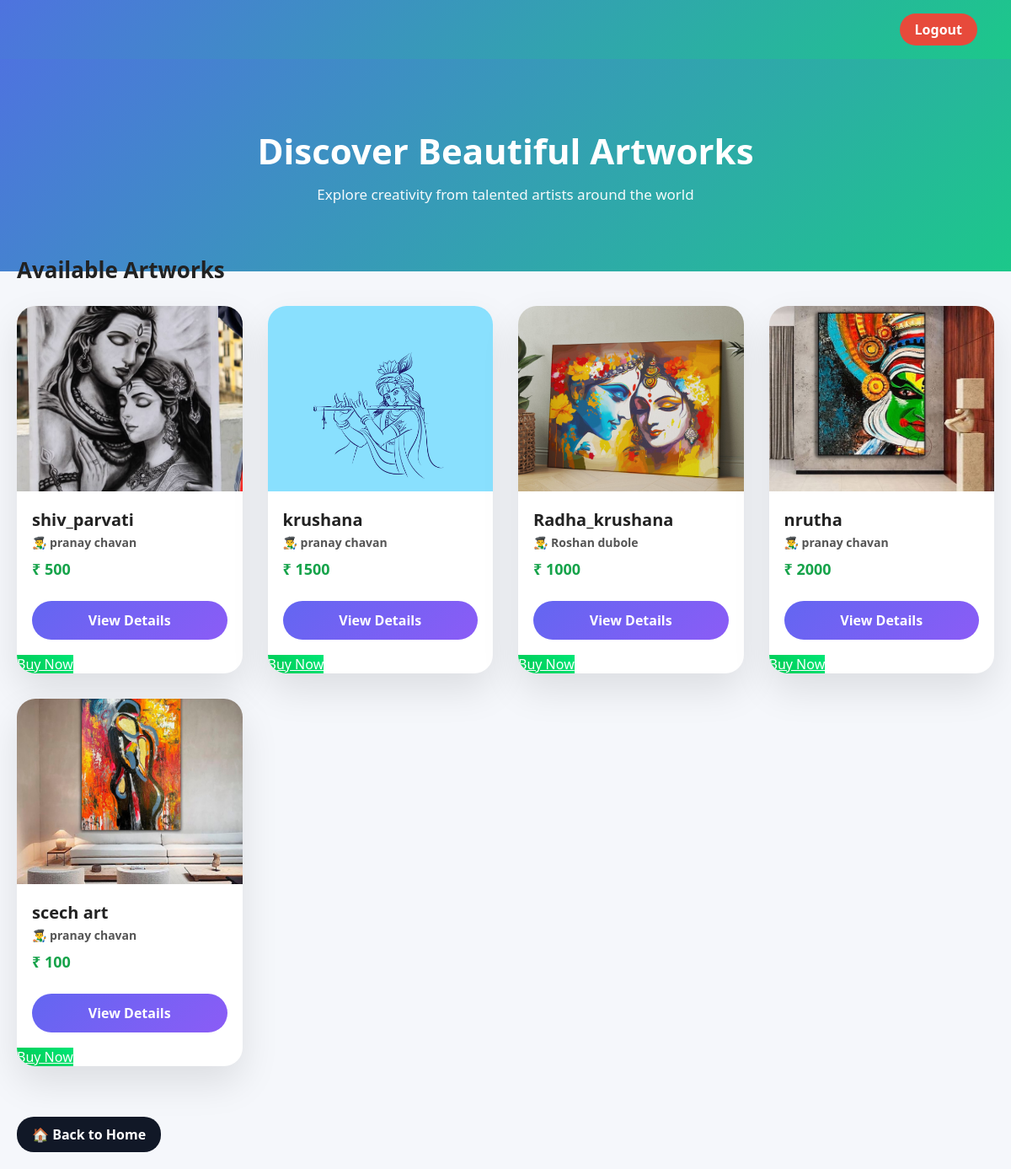
The app's page /customer (signed in) with its own data.
### tables this page shows
CREATE TABLE artworks (
                id INTEGER PRIMARY KEY AUTOINCREMENT,
                title TEXT,
                artist_id INTEGER,
                price INTEGER,
                description TEXT,
                image TEXT
            );

CREATE TABLE artists (
                id INTEGER PRIMARY KEY AUTOINCREMENT,
                name TEXT,
                bio TEXT,
                mobile TEXT,
                email TEXT,
                photo TEXT
            );

### app.py (the view)
@app.route("/customer")
def customer():
    if session.get("role") != "customer":
        return redirect(url_for("login"))
    with get_db_connection() as db:
        artworks = db.execute("""
            SELECT artworks.*, artists.name
            FROM artworks
            JOIN artists ON artworks.artist_id = artists.id
        """).fetchall()
    return render_template("customer.html", artworks=artworks)

### database.py (called while the page is built)
def get_db_connection():
    conn = sqlite3.connect(DB_NAME)
    conn.row_factory = sqlite3.Row
    return conn

### templates/customer.html (shortened to what this page needs)
<!DOCTYPE html>
<html lang="en">
<head>
    <link rel="stylesheet" href="{{ url_for('static', filename='customer.css') }}">
</head>
<body>
<div class="navbar">
    <a href="{{ url_for('logout') }}" class="btn danger logout-btn">Logout</a>
</div>
<div class="hero">
    <h1>Discover Beautiful Artworks</h1>
    <p>Explore creativity from talented artists around the world</p>
</div>
<div class="container">
    <h2 class="section-title">Available Artworks</h2>
    <div class="gallery-grid">
        {% for art in artworks %}
        <div class="art-card">
            <img src="{{ url_for('static', filename='uploads/' ~ art.image) }}"
                 alt="Artwork Image"
                 class="art-image">
            <h3 class="art-title">{{ art.title }}</h3>
            <p class="artist">👨‍🎨 <b>{{ art.name }}</b></p>
            <p class="price">₹ {{ art.price }}</p>
            <p class="desc">{{ art.description }}</p>
            <a href="{{ url_for('artwork_details', art_id=art.id) }}"
               class="btn view-btn">
               View Details
            </a>
<a href="{{ url_for('payment', art_id=art.id) }}"
   class="btn buy-btn">
   Buy Now
</a>
        </div>
        {% endfor %}
    </div>
</div>
<a href="{{ url_for('home') }}" class="btn-home">🏠 Back to Home</a>
</body>
</html>

### static/customer.css (style rules this page uses)
* { margin: 0; padding: 0; box-sizing: border-box; font-family: "Segoe UI", sans-serif; }
body { background: #f5f7fb; color: #222; }
.navbar { background: linear-gradient(135deg, #4e73df, #1cc88a); padding: 16px 40px; display: flex; justify-content: flex-end; }
.logout-btn { background: #e74a3b; color: white; padding: 8px 18px; border-radius: 20px; text-decoration: none; font-weight: 600; }
.hero { text-align: center; padding: 80px 20px; background: linear-gradient(135deg, #4e73df, #1cc88a); color: white; }
.hero h1 { font-size: 42px; margin-bottom: 12px; }
.hero p { font-size: 17px; opacity: 0.95; }
.container { max-width: 1200px; margin: -60px auto 40px; padding: 0 20px; }
.section-title { margin: 40px 0 25px; font-size: 26px; }
.gallery-grid { display: grid; grid-template-columns: repeat(auto-fit, minmax(260px, 1fr)); gap: 30px; }
.art-card { background: white; border-radius: 22px; overflow: hidden; box-shadow: 0 20px 45px rgba(0,0,0,0.1); transition: all 0.35s ease; }
.art-image { width: 100%; height: 220px; object-fit: cover; }
.art-card h3 { padding: 15px 18px 0; font-size: 20px; }
.artist { padding: 4px 18px; color: #555; font-size: 14px; }
.price { padding: 6px 18px; color: #16a34a; font-weight: 700; font-size: 18px; }
.desc { padding: 6px 18px 14px; font-size: 14px; color: #555; line-height: 1.5; }
.view-btn { display: block; margin: 0 18px 18px; padding: 12px; text-align: center; border-radius: 25px; background: linear-gradient(135deg, #6366f1, #8b5cf6); color: white; text-decoration: none; font-weight: 600; transition: 0.3s; }
.btn-home { display: inline-block; margin: 20px; padding: 10px 18px; background: #111827; color: white; text-decoration: none; border-radius: 20px; font-weight: 600; }
.buy-btn { background: linear-gradient(45deg, #00c853, #00e676); color: white; margin-top: 8px; }

### records on screen
artworks: image (picture), title "shiv_parvati", name "pranay chavan", price "500"
artworks: image (picture), title "krushana", name "pranay chavan", price "1500"
artworks: image (picture), title "Radha_krushana", name "Roshan dubole", price "1000"
artworks: image (picture), title "nrutha", name "pranay chavan", price "2000"
artworks: image (picture), title "scech art", name "pranay chavan", price "100"
